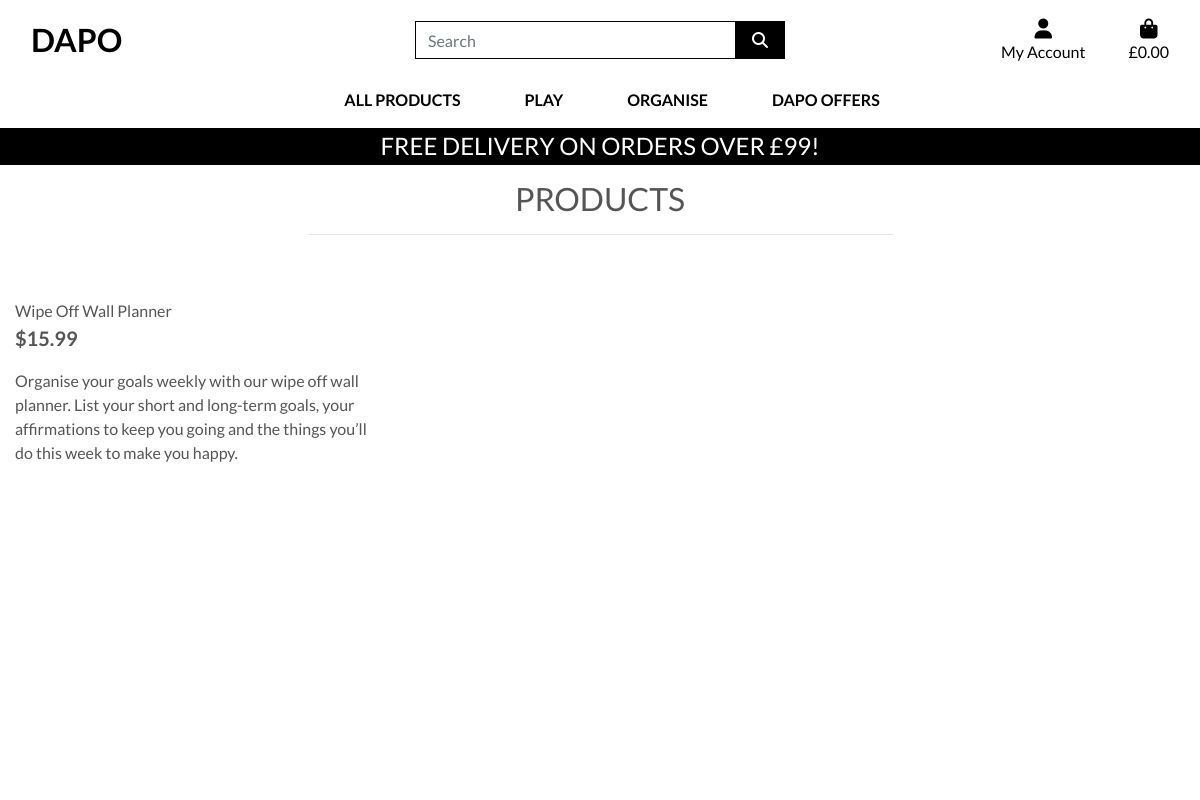
The app's page /products/5, older data.
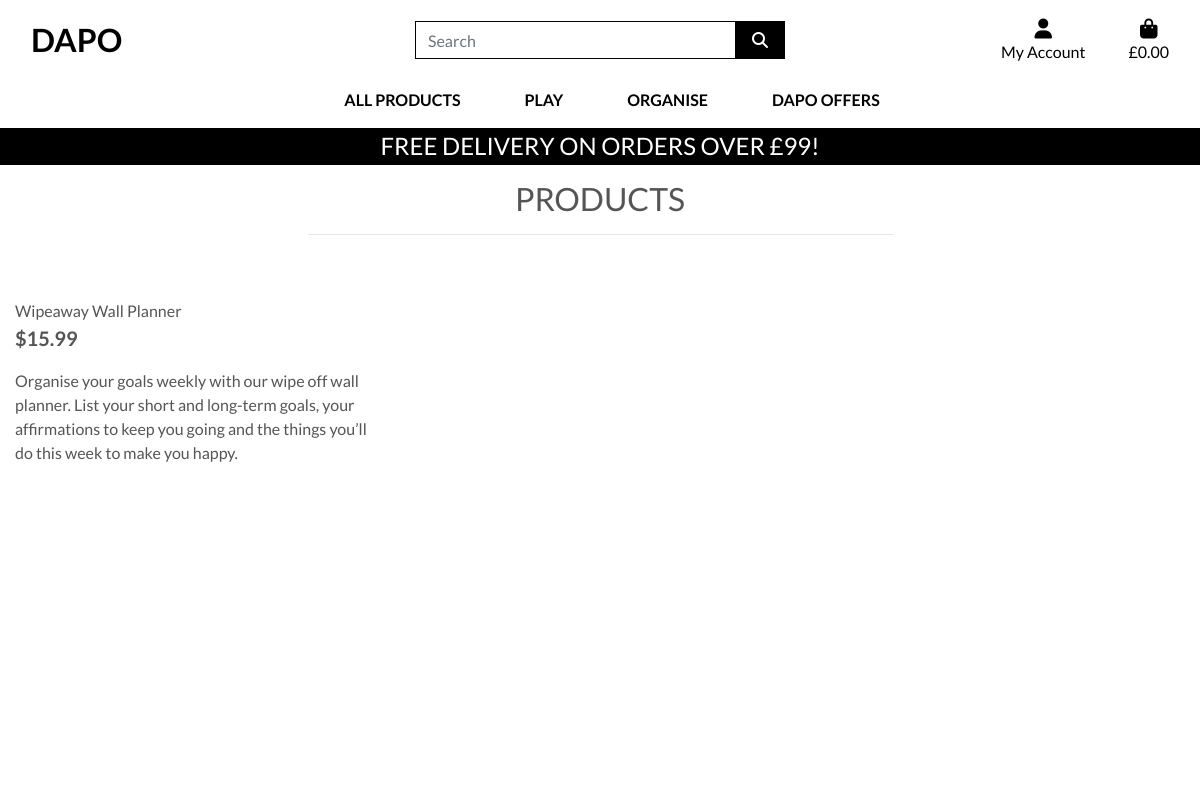
The same page, newer data.
### products/models.py (models this page shows, shortened)
class Product(models.Model):
    category = models.ForeignKey('Category', null=True, blank=True, on_delete=models.SET_NULL)
    sku = models.CharField(max_length=254, null=True, blank=True)
    name = models.CharField(max_length=254)
    description = models.TextField()
    price = models.DecimalField(max_digits=6, decimal_places=2)
    image_url = models.URLField(max_length=1024, null=True, blank=True)
    image = models.ImageField(null=True, blank=True)

### products/views.py (the view)
# urls.py: path('<product_id>', views.product_info, name='product_info'),
def product_info(request, product_id):
    product = get_object_or_404(Product, pk=product_id)
    context = {
        'product': product,
    }
    return render(request, 'products/product_info.html', context)

### products/templates/products/product_info.html (shortened to what this page needs)
{% extends "base.html" %}
{% load static %}
{% block page_header %}
    <div class="container header-container">
    </div>
{% endblock %}
{% block content %}
<div class="overlay"></div>
    <div class="container-fluid">
        <div class="row">
            <div class="col text-center mt-3">
                <h2 class="logo-font">Products</h2>
                <hr class="w-50 mb-1">
            </div>
        </div>
        <div class="row">
            <div class="product-container col-10 offset-1">
                        </div>
                        <div class="col-12 col-md-6 col-lg-4">
                            <div class="product-info-container mb-5 mt-md-5">
                                <p class="mb-0">{{ product.name }}</p>
                                <p class="lead mb-0 text-left font-weight-bold">${{ product.price }}</p>
                                <p class="mt-3">{{ product.description }}</p>
                            </div>
                        </div>
                    </div>
                </div>
{% endblock %}

### templates/base.html (shortened to what this page needs)
{% load static %}
<!doctype html>
<html lang="en">
  <head>
    {% block corecss %}
        <link rel="stylesheet" href="https://stackpath.bootstrapcdn.com/bootstrap/4.4.1/css/bootstrap.min.css">
        <link rel="stylesheet" href="{% static 'css/base.css' %}">
    {% endblock %}
  </head>
  <body>
    <header class="container-fluid fixed-top">
        <div id="topnav" class="row bg-white pt-lg-2 d-none d-lg-flex">
            <div class="col-12 col-lg-4 my-auto py-1 py-lg-0 text-center text-lg-left">
                <a href="{% url 'home' %}" class="nav-link main-logo-link">
                    <h2 class="logo-font text-black my-0"><strong>DAPO</strong></h2>
                </a>
            </div>
            <div class="col-12 col-lg-4 my-auto py-1 py-lg-0">
                <form method="GET" action="{% url 'products' %}">
                    <div class="input-group w-100">
                        <input class="form-control border border-black rounded-0" type="text" name="q" placeholder="Search">
                        <div class="input-group-append">
                            <button class="form-control btn btn-black border border-black rounded-0" type="submit">
                                <span class="icon">
                                    <i class="fas fa-search"></i>
                                </span>
                            </button>
                        </div>
                    </div>
                </form>
            </div>
            <div class="col-12 col-lg-4 my-auto py-1 py-lg-0">
                <ul class="list-inline list-unstyled text-center text-lg-right my-0">
                    <li class="list-inline-item dropdown">
                        <a class="text-black nav-link" href="#" id="user-options" data-toggle="dropdown" aria-haspopup="true" aria-expanded="false">
                            <div class="text-center">
                                <div><i class="fas fa-user fa-lg"></i></div>
                                <p class="my-0">My Account</p>
                            </div>
                        </a>
                    </li>
                    <li class="list-inline-item">
                        <a class="{% if grand_total %}text-info font-weight-bold{% else %}text-black{% endif %} nav-link" href="">
                            <div class="text-center">
                                <div><i class="fas fa-shopping-bag fa-lg"></i></div>
                                <p class="my-0">
                                    {% if grand_total %}
                                        ${{ grand_total|floatformat:2 }}
                                    {% else %}
                                        £0.00
                                    {% endif %}
                                </p>
                            </div>
                        </a>
                    </li>
                </ul>
            </div>
        </div>
        <div class="row bg-white">
            <nav class="navbar navbar-expand-lg navbar-light w-100">
                {% include 'includes/main-nav.html' %}
            </nav>
        </div>
        <div id="delivery-banner" class="row text-center">
            <div class="col bg-black text-white">
                <h4 class="logo-font my-1">Free delivery on orders over £99!</h4>
            </div>
        </div>
    </header>
    {% block page_header %}
    {% endblock %}
    {% block content %}
    {% endblock %}
  </body>
</html>

### templates/includes/main-nav.html (shortened to what this page needs)
<div class="collapse navbar-collapse" id="main-nav">
    <ul class="navbar-nav w-auto mx-auto">
        <li class="nav-item dropdown">
            <a class="logo-font font-weight-bold nav-link text-black mr-5" href="#" id="all-products-link" data-toggle="dropdown" aria-haspopup="true" aria-expanded="false">
                All Products
            </a>
        </li>
        <li class="nav-item dropdown">
            <a class="logo-font font-weight-bold nav-link text-black mr-5" href="#" id="play-link" data-toggle="dropdown" aria-haspopup="true" aria-expanded="false">
                Play
            </a>
        </li>
        <li class="nav-item dropdown">
            <a class="logo-font font-weight-bold nav-link text-black mr-5" href="#" id="organise-link" data-toggle="dropdown" aria-haspopup="true" aria-expanded="false">
                Organise
            </a>
        </li>
        <li class="nav-item dropdown">
            <a class="logo-font font-weight-bold nav-link text-black" href="#" id="offers-link" data-toggle="dropdown" aria-haspopup="true" aria-expanded="false">
                DAPO Offers
            </a>
        </li>
    </ul>
</div>

### static/css/base.css (style rules this page uses)
html { height: 100%; }
body { background: url('#') no-repeat center center fixed; background-size: cover; height: calc(100vh - 164px); color: #555; font-family: 'Lato'; }
.icon { align-items: center; display: inline-flex; justify-content: center; height: 1.5rem; width: 1.5rem; }
.logo-font { text-transform: uppercase; }
.main-logo-link { width: fit-content; }
.btn-black { background: black; color: white; }
.text-black { color: #000 !important; }
.border-black { border: 1px solid black !important; }
.bg-black { background: #000 !important; }
.overlay { height: 100%; width: 100%; top: 0; left: 0; position: fixed; background: white; z-index: -1; }
@media (min-width: 1200px) { .container { max-width: 80%; } }
@media (min-width: 992px) { .header-container { padding-top: 164px; } }

Row changes from the older to the newer data that the page shows:
changed Product: name "Wipe Off Wall Planner" → "Wipeaway Wall Planner"
